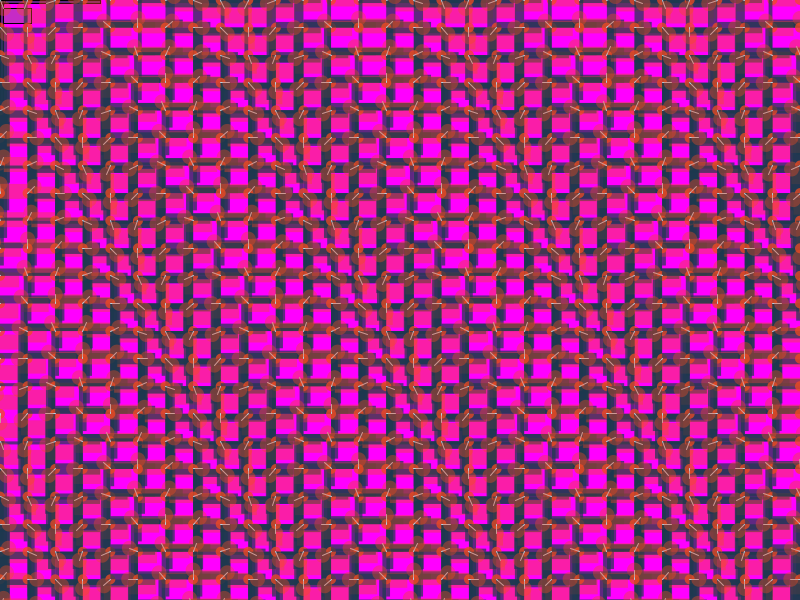
Frame 1 (no input)
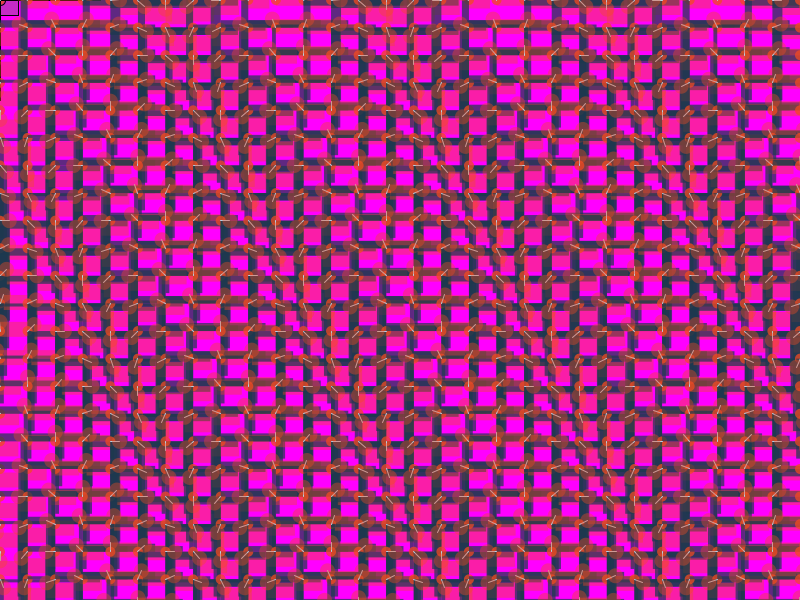
Frame 60 (the mouse pressed at the canvas centre just before this capture)
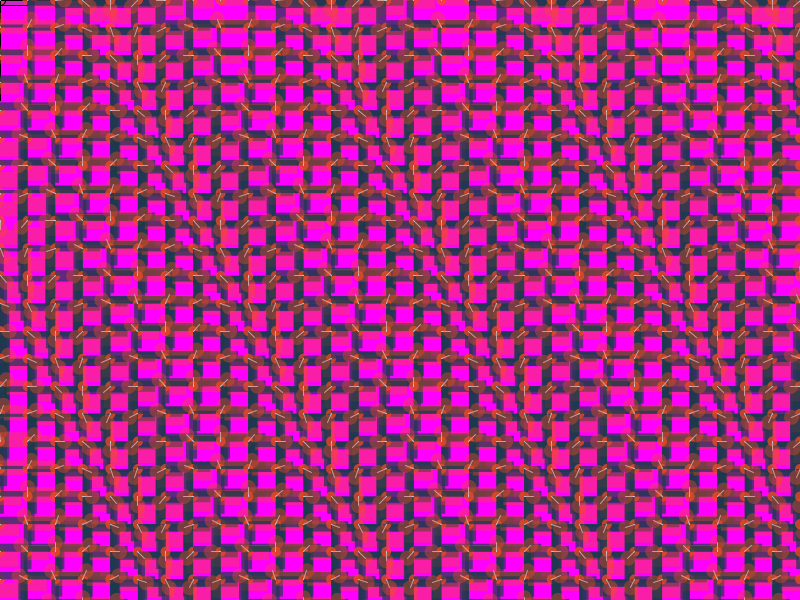
Frame 120 (the mouse held since frame 60 and released just before this capture)

The Processing sketch that drew these frames (run headless with seeded random() and noise(); from frame 60 on, the mouse is pressed at the canvas centre):

// Processing sketch: processing_153744
// ── processing_153744.pde

/*
 * Creative Coding
 * Week 2, 05 - Moving Patterns 1
 * by Indae Hwang and Jon McCormack
 * Copyright (c) 2014 Monash University
 *
 * This sketch builds on the previous sketches, drawing shapes based on the
 * current framerate. The movement of individual shapes combine to create a
 * gestalt field of motion. Use the arrow keys on your keyboard to change the
 * frame rate. 
 * 
 */

// variable used to store the current frame rate value
int frame_rate_value;

void setup() {
  size(800, 600);
  background(255);
  frame_rate_value = 8
  ;
  frameRate(frame_rate_value);
  rectMode(CORNER
  );
  background(255);
  float angle;
  
}


void draw() { 

  background(#FF00FF);          //  dark blue bg 
  stroke(0);
  fill(#6E6E6E,100);
 
  int num = 30; 
  int margin = 0;
  float gutter = 0; //distance between each cell
  float cellsize = ( width - (2 * margin) - gutter * (num - 1) ) / (num - 1);

  int circleNumber = 0; // counter
  for (int i=0; i<num; i++) {
    for (int j=0; j<num; j++) {
      circleNumber = (i * num) + j; // different way to calculate the circle number from w2_04

      float tx = margin + cellsize * i + gutter * i;
      float ty = margin + cellsize * j + gutter * j;

      movingCircle(tx, ty, cellsize, circleNumber);
    }
  }
} //end of draw 


void movingCircle(float x, float y, float size, int circleNum) {

  float finalAngle;
  finalAngle = frameCount + circleNum;

  //the rotating angle for each tempX and tempY postion is affected by frameRate and angle;  
  float tempX = x + (size / 3) * sin(PI / frame_rate_value * finalAngle);
  float tempY = y + (size / 3) * cos(PI / frame_rate_value * finalAngle);
  
   //rect(tempX, tempY, size/5, size/5);
   rect(tempX, tempY, size, 15);
   
      

 
   fill (#F24A20,190);  //Red
   ellipse(x, y, 10, 10 );
  
  //gray-blue grid background, segments that vary in size
  fill(#1c384e,180);
    rect(x, y, 10*sin(PI / frame_rate_value * finalAngle), 100 );
    rect(x, y, 100, 8*sin(PI / frame_rate_value * finalAngle));

  
  stroke(#b8cde0); 
  line(x,y, tempX, tempY);

   noStroke();
    fill (#F24A20,100);
    ellipse(tempX, tempY, 15, 15);
   
 float tsize = 5;
// fill (#FF8000,100);
// triangle(tempX-tsize, tempY+tsize, tempX, tempY-tsize, tempX+tsize, tempY+tsize);    
 
 
}


/*
 * keyReleased function
 *
 * called automatically by Processing when a keyboard key is released
 */
void keyReleased() {

  // right arrow -- increase frame_rate_value
  if (keyCode == RIGHT && frame_rate_value < 60) {
    frame_rate_value++;
  }

  // left arrow -- decrease frame_rate_value
  if ( keyCode == LEFT && frame_rate_value > 1) {
    frame_rate_value--;
  }

  // set the frameRate and print current value on the screen
  frameRate(frame_rate_value);
  println("Current frame Rate is: " + frame_rate_value);
}
